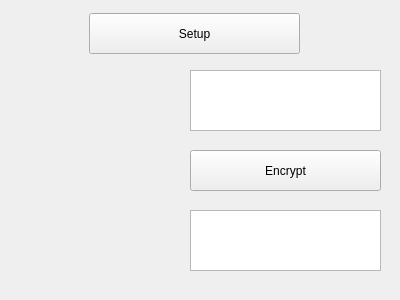
<?xml version="1.0" encoding="UTF-8"?>
<ui version="4.0">
 <class>simulation</class>
 <widget class="QWidget" name="simulation">
  <property name="geometry">
   <rect>
    <x>0</x>
    <y>0</y>
    <width>400</width>
    <height>300</height>
   </rect>
  </property>
  <property name="windowTitle">
   <string>Form</string>
  </property>
  <widget class="QPushButton" name="Setup">
   <property name="geometry">
    <rect>
     <x>89</x>
     <y>13</y>
     <width>211</width>
     <height>41</height>
    </rect>
   </property>
   <property name="text">
    <string>Setup</string>
   </property>
  </widget>
  <widget class="QPlainTextEdit" name="InputText">
   <property name="geometry">
    <rect>
     <x>190</x>
     <y>70</y>
     <width>191</width>
     <height>61</height>
    </rect>
   </property>
  </widget>
  <widget class="QPlainTextEdit" name="OutputText">
   <property name="geometry">
    <rect>
     <x>190</x>
     <y>210</y>
     <width>191</width>
     <height>61</height>
    </rect>
   </property>
   <property name="readOnly">
    <bool>true</bool>
   </property>
  </widget>
  <widget class="QPushButton" name="encrypt">
   <property name="geometry">
    <rect>
     <x>190</x>
     <y>150</y>
     <width>191</width>
     <height>41</height>
    </rect>
   </property>
   <property name="text">
    <string>Encrypt</string>
   </property>
  </widget>
  <zorder>encrypt</zorder>
  <zorder>Setup</zorder>
  <zorder>InputText</zorder>
  <zorder>OutputText</zorder>
 </widget>
 <resources/>
 <connections/>
</ui>
